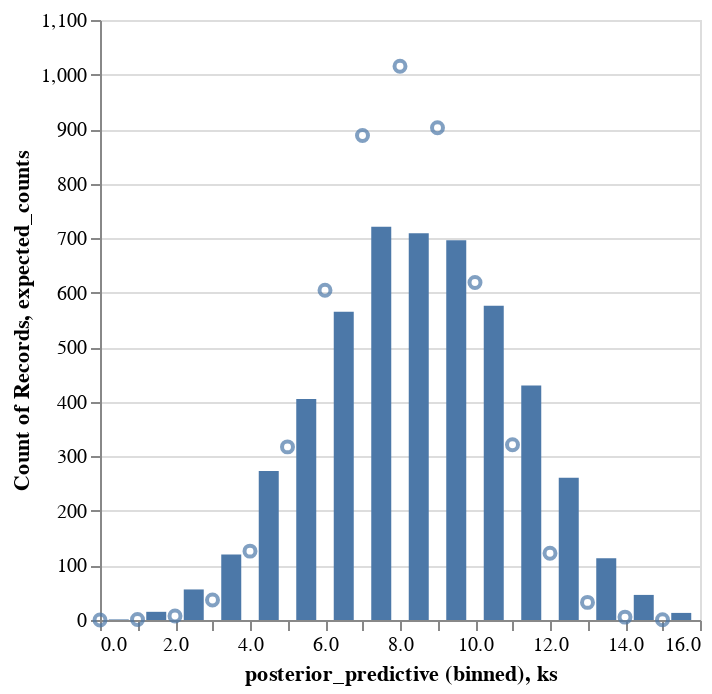

Notebook source saved alongside this figure:
### Code cell
pp_df = pd.DataFrame({"posterior_predictive": predictions[:5000]})
hist = (
    alt.Chart(pp_df)
    .mark_bar(size=10)
    .encode(
        x=alt.X("posterior_predictive", bin=alt.BinParams(step=1, extent=[0, n + 1])),
        y="count()",
    )
)

ec_df = pd.DataFrame(
    {
        "ks": ks,
        "expected_counts": expected_counts * len(pp_df),
    }
)
expected_line = alt.Chart(ec_df).mark_point().encode(x="ks", y="expected_counts")

hist + expected_line

### Figure 1 — Vega-Lite specification as saved in the notebook (floating-point values rounded to 4 significant figures; data arrays with more than 128 entries replaced by an {"elided": "..."} marker saying what was removed)
{"$schema": "https://vega.github.io/schema/vega-lite/v5.20.1.json", "config": {"view": {"continuousHeight": 300, "continuousWidth": 300}}, "datasets": {"data-02dd1028268e6f14848574ddd9eb018e": {"elided": "5000 records"}, "data-8e3471109113215b59e05e3a1ce76758": [{"expected_counts": 0.05421, "ks": 0}, {"expected_counts": 0.9293, "ks": 1}, {"expected_counts": 7.434, "ks": 2}, {"expected_counts": 36.82, "ks": 3}, {"expected_counts": 126.2, "ks": 4}, {"expected_counts": 317.4, "ks": 5}, {"expected_counts": 604.5, "ks": 6}, {"expected_counts": 888.3, "ks": 7}, {"expected_counts": 1015.0, "ks": 8}, {"expected_counts": 902.4, "ks": 9}, {"expected_counts": 618.8, "ks": 10}, {"expected_counts": 321.5, "ks": 11}, {"expected_counts": 122.5, "ks": 12}, {"expected_counts": 32.3, "ks": 13}, {"expected_counts": 5.273, "ks": 14}, {"expected_counts": 0.4017, "ks": 15}]}, "layer": [{"data": {"name": "data-02dd1028268e6f14848574ddd9eb018e"}, "encoding": {"x": {"bin": {"extent": [0, 16], "step": 1}, "field": "posterior_predictive", "type": "quantitative"}, "y": {"aggregate": "count", "type": "quantitative"}}, "mark": {"size": 10, "type": "bar"}}, {"data": {"name": "data-8e3471109113215b59e05e3a1ce76758"}, "encoding": {"x": {"field": "ks", "type": "quantitative"}, "y": {"field": "expected_counts", "type": "quantitative"}}, "mark": {"type": "point"}}]}
